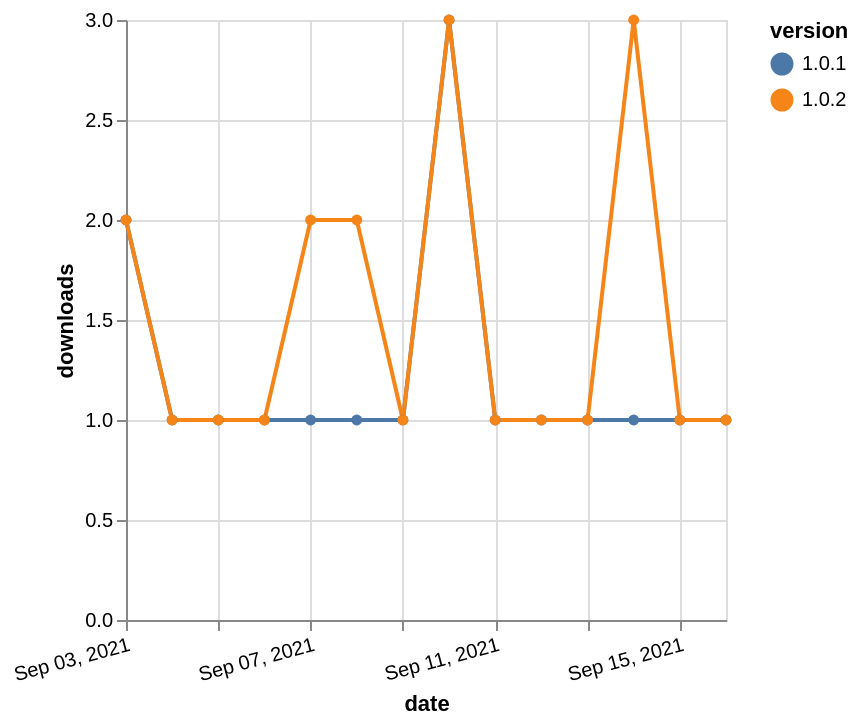

Write the Vega-Lite specification saved for this chart.
### Vega-Lite specification from a JSON file in a GitHub repository (floating-point values rounded to 4 significant figures)
{"$schema": "https://vega.github.io/schema/vega-lite/v5.json", "description": "A simple bar chart with embedded data.", "data": {"values": [{"date": "2021-09-03", "total": 233, "delta": 2, "version": "1.0.1"}, {"date": "2021-09-04", "total": 234, "delta": 1, "version": "1.0.1"}, {"date": "2021-09-05", "total": 235, "delta": 1, "version": "1.0.1"}, {"date": "2021-09-06", "total": 236, "delta": 1, "version": "1.0.1"}, {"date": "2021-09-07", "total": 237, "delta": 1, "version": "1.0.1"}, {"date": "2021-09-08", "total": 238, "delta": 1, "version": "1.0.1"}, {"date": "2021-09-09", "total": 239, "delta": 1, "version": "1.0.1"}, {"date": "2021-09-10", "total": 242, "delta": 3, "version": "1.0.1"}, {"date": "2021-09-11", "total": 243, "delta": 1, "version": "1.0.1"}, {"date": "2021-09-12", "total": 244, "delta": 1, "version": "1.0.1"}, {"date": "2021-09-13", "total": 245, "delta": 1, "version": "1.0.1"}, {"date": "2021-09-14", "total": 246, "delta": 1, "version": "1.0.1"}, {"date": "2021-09-15", "total": 247, "delta": 1, "version": "1.0.1"}, {"date": "2021-09-16", "total": 248, "delta": 1, "version": "1.0.1"}, {"date": "2021-09-03", "total": 166, "delta": 2, "version": "1.0.2"}, {"date": "2021-09-04", "total": 167, "delta": 1, "version": "1.0.2"}, {"date": "2021-09-05", "total": 168, "delta": 1, "version": "1.0.2"}, {"date": "2021-09-06", "total": 169, "delta": 1, "version": "1.0.2"}, {"date": "2021-09-07", "total": 171, "delta": 2, "version": "1.0.2"}, {"date": "2021-09-08", "total": 173, "delta": 2, "version": "1.0.2"}, {"date": "2021-09-09", "total": 174, "delta": 1, "version": "1.0.2"}, {"date": "2021-09-10", "total": 177, "delta": 3, "version": "1.0.2"}, {"date": "2021-09-11", "total": 178, "delta": 1, "version": "1.0.2"}, {"date": "2021-09-12", "total": 179, "delta": 1, "version": "1.0.2"}, {"date": "2021-09-13", "total": 180, "delta": 1, "version": "1.0.2"}, {"date": "2021-09-14", "total": 183, "delta": 3, "version": "1.0.2"}, {"date": "2021-09-15", "total": 184, "delta": 1, "version": "1.0.2"}, {"date": "2021-09-16", "total": 185, "delta": 1, "version": "1.0.2"}]}, "width": "container", "mark": {"type": "line", "point": {"filled": true}}, "encoding": {"x": {"field": "date", "type": "temporal", "timeUnit": "yearmonthdate", "title": "date", "axis": {"labelAngle": -15}}, "y": {"field": "delta", "type": "quantitative", "title": "downloads"}, "color": {"field": "version", "type": "nominal"}, "tooltip": {"field": "delta"}}}
